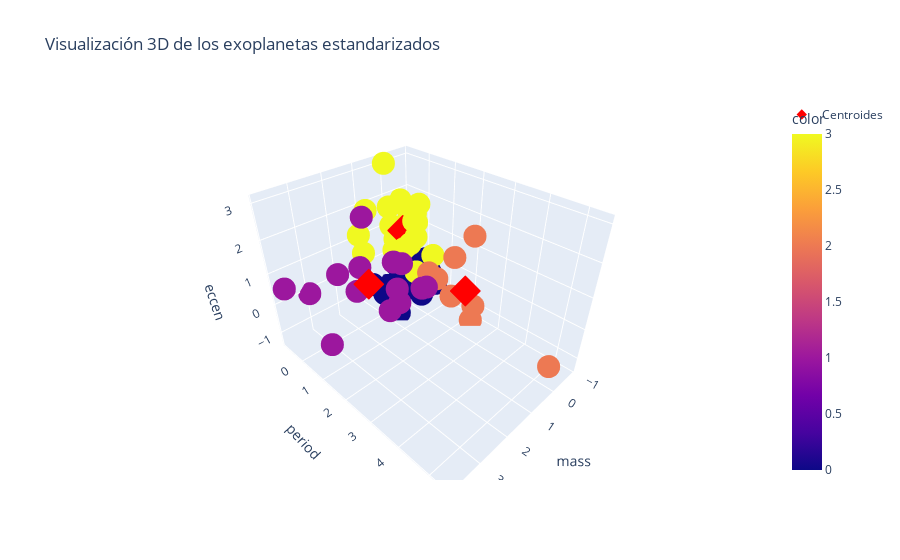

This figure's notebook cell:
### Code cell
fig = px.scatter_3d(df_standard, x='mass', y='period', z='eccen', color=etiquetas, title='Visualización 3D de los exoplanetas estandarizados')
fig.add_trace(go.Scatter3d(
    x=centroides[:, 0],
    y=centroides[:, 1],
    z=centroides[:, 2],
    mode='markers',
    marker=dict(size=8, color='red', symbol='diamond'),
    name='Centroides'
))
fig.show()
